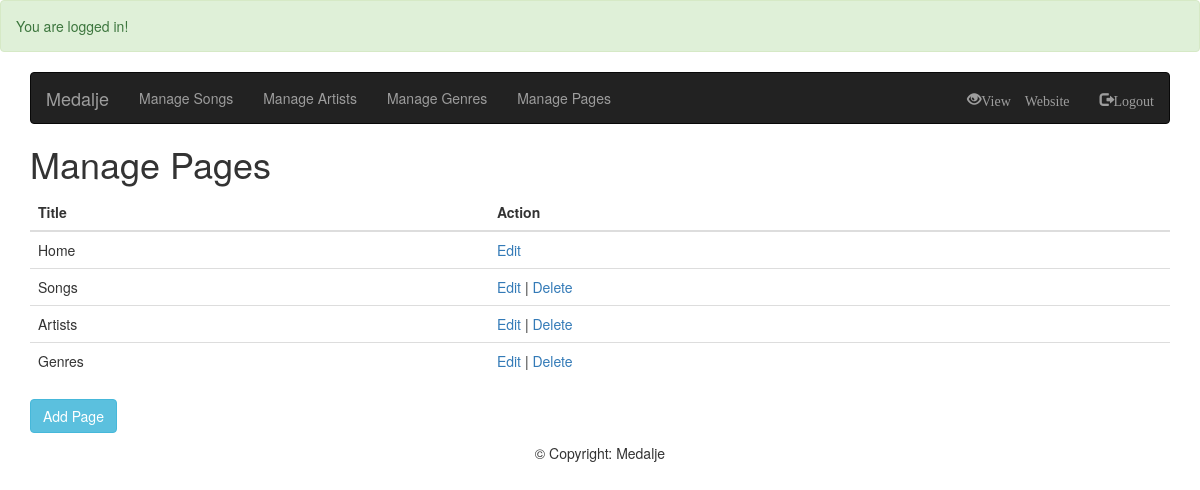
Screenshot of /admin/?page=pages (signed in) with the database file from the repository.
### tables this page shows
CREATE TABLE IF NOT EXISTS `pages` (
  `pageID` int(11) NOT NULL AUTO_INCREMENT,
  `pageTitle` varchar(32) NOT NULL,
  `isRoot` tinyint(1) NOT NULL,
  `pageContent` text NOT NULL,
  PRIMARY KEY (`pageID`)
);

### admin/pages.php (the view)
<h1>Manage Pages</h1>
<table class="table table-hover">
    <thead>
        <tr>
            <th><strong>Title</strong></th>
            <th><strong>Action</strong></th>
        </tr>
    </thead>
    <tbody>
        <?php
        $sql = mysqli_query($connection, "SELECT * FROM pages ORDER BY pageID");
        while ($row = mysqli_fetch_assoc($sql)) {
            echo "<tr>";
            echo "<td>" . $row['pageTitle'] . "</td>";
            if ($row['pageID'] == 1) {
                echo "<td><a href=\"" . DIRADMIN . "editpage.php?id=" . $row['pageID'] . '">Edit</a></td>';
            } else {
                echo "<td><a href=\"" . DIRADMIN . "editpage.php?id=" . $row['pageID'] . '">Edit</a> | <a href="' . DIRADMIN . '?page=pages&del=' . $row['pageID'] . '">Delete</a></td>';
            }
            echo "</tr>";
        }
        ?>
    </tbody>
</table>
<p><a href="<?php echo DIRADMIN; ?>addpage.php" class="btn btn-info">Add Page</a></p>

### rows the page displays
pages: pageTitle "Home"
pages: pageTitle "Songs"
pages: pageTitle "Artists"
pages: pageTitle "Genres"

### other values shown
$_SESSION['success'] "You are logged in!"
SITETITLE "Medalje"
